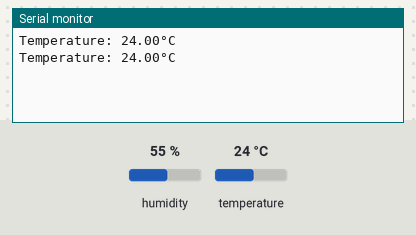
This sketch was run on a simulated ESP32. Parts: the last lines printed to the serial monitor. The inputs (shaded band) are chosen by the test bench; at power-on: temperature 24 °C, humidity 55 %.

Above: at 6.8 s.
6.9 s: temperature set to 12 °C
At 9.5 s:
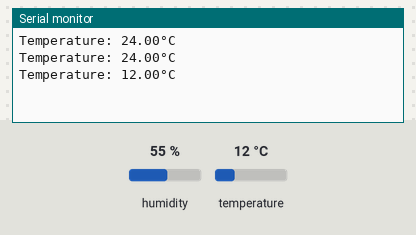
11.4 s: temperature set to 19 °C
At 13.2 s:
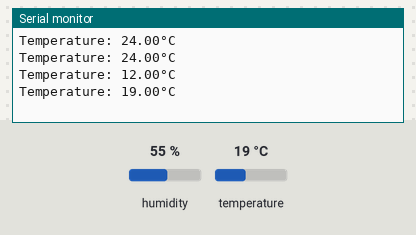
Timing chart, 0 to 14.7 s (numbered marks = the images above; inputs shaded):
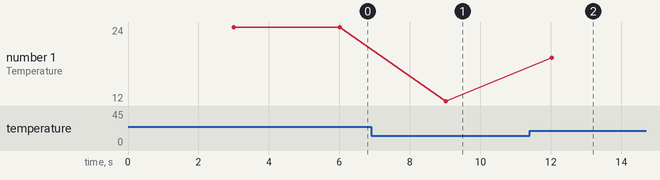

Measured:
- after the input at 6.9 s, the serial monitor: prints a new line after 2.1 s (image 1)
- after the input at 11.4 s, the serial monitor: prints a new line after 0.62 s (image 2)
- plotted number 1: 24 → 12 after the input at 6.9 s, 12 → 19 after the input at 11.4 s

The sketch:

Termometro-DHT22.ino
```cpp
#include <DHT.h>

#define DHTTYPE DHT22
#define DHTPIN 27

DHT dht(DHTPIN, DHTTYPE);

void setup() {
    Serial.begin(9600);
    dht.begin();
}

void loop() {
    delay(3000);
    float humidity = dht.readHumidity();
    float temperature = dht.readTemperature();
    if(isnan(humidity) || isnan(temperature)) {
      Serial.println("ERROR EN EL SENSOR");
      return;
    }

    /* Serial.print(" Humidity: ");
    Serial.print(humidity); */
    Serial.print("Temperature: ");
    Serial.print(temperature);
    Serial.println("°C");
}
```
